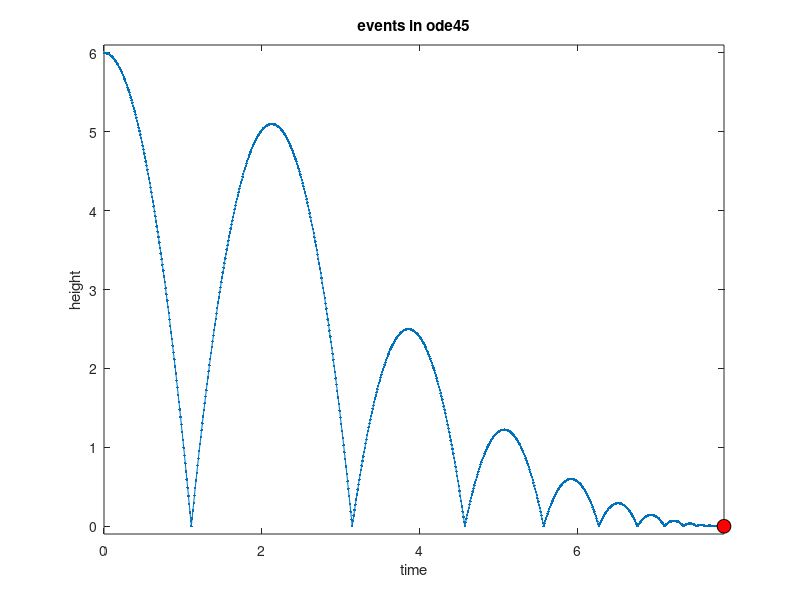

MATLAB code for this plot:
function bouncing_ball
    op = odeset('event',@barkhord,'initialstep',0.01,'maxstep',0.02);
    initialv = 0;
    initialy = 6;
    z = [];
    t = [];
    te = 0;
    for ii = 1:15
        [T,Y,te] = ode45(@harekat,te:0.01:30,[initialy initialv],op);
        z = [z,Y(:,1)']; 
        t = [t,T(:,1)'];
        if initialv == 0
          initialv = 10;  
        else
        initialv = 0.7 * initialv;
        end
        initialy = 0;
    end
    masir = plot(t(1),z(1));
    hold on;
    toop = plot(t(1),z(1),'-ok','markerfacecolor','r','markersize',10);
    xlabel('time');
    ylabel('height');
    title('events in ode45');
  
    axis equal
    for jj = 2:length(t)
      set(toop,'xdata',t(jj),'ydata',z(jj));
      set(masir,'xdata',t(1:jj),'ydata',z(1:jj));
      pause(0.01);
    end

end

function [v,it,d] = barkhord(t,x)
    v = x(1)-0;
    it = 1;
    d = -1;
end

function dx = harekat(t,x)
    dx = [0 0]';
    dx(1) = x(2);
    dx(2) = -9.81;
end
